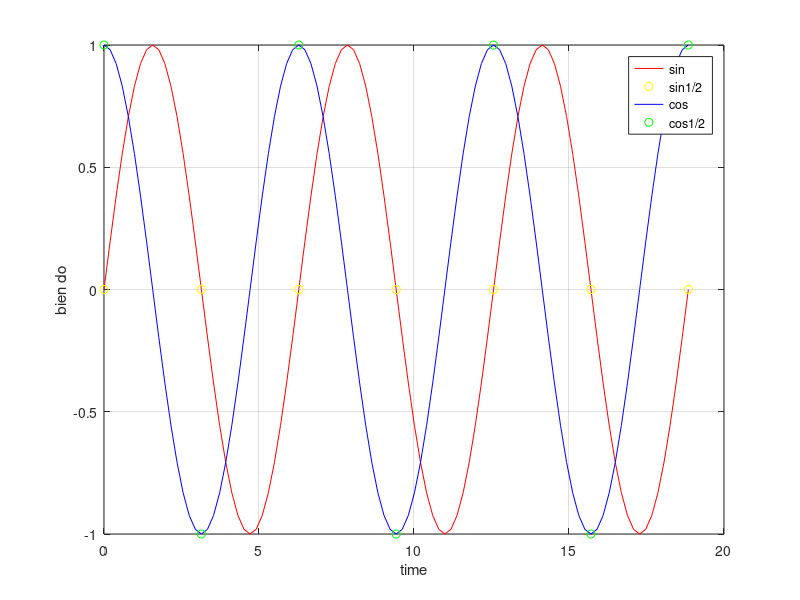

This figure's MATLAB source:
x = 0:pi/16:6*pi;
x1 = 0:pi:6*pi;
y1 = sin(x);
y11 = sin(x1);
y2 = cos(x);
y22 = cos(x1);
plot(x,y1,'r',x1,y11,'yo');
hold on
plot(x,y2,'b',x1,y22,'go');
xlabel('time');
ylabel('bien do');
legend('sin','sin1/2','cos','cos1/2');
grid;